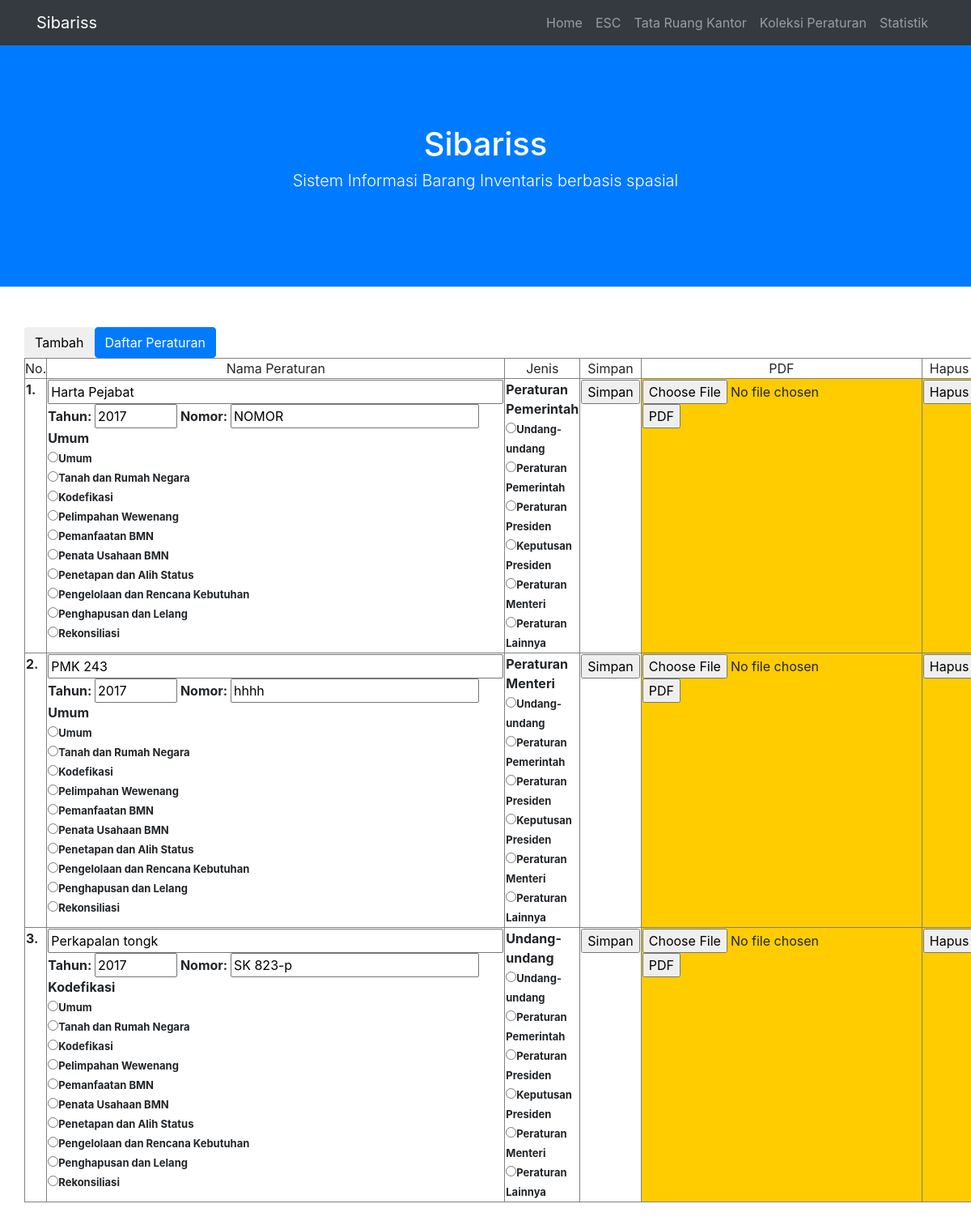
The page /ADMIN/index.php?SET=PERATURAN&MENU=SETTING&UNIT=deputi2 on the database its author committed.
### tables this page shows
CREATE TABLE `sesdep_aturan` (
  `ID` int(11) NOT NULL,
  `JENIS` varchar(222) NOT NULL,
  `TENTANG` varchar(222) NOT NULL,
  `NOMOR` varchar(222) NOT NULL,
  `TAHUN` varchar(222) NOT NULL,
  `DIKELUARKAN` varchar(222) NOT NULL,
  `HAK` varchar(222) NOT NULL,
  `PDF` varchar(222) NOT NULL,
  `TOPIK` varchar(222) NOT NULL
);

### ADMIN/PERATURAN/index.php (the view, shortened to what this page needs)
<?php
include_once "../koneksi/koneksi.php";
$MENU=$_GET['MENU'];
$SET=$_GET['SET'];
$HAK=$_GET['HAK'];
	$sql_cari="SELECT * FROM sesdep_aturan WHERE HAK<>'' ORDER BY ID DESC";
	$qry_cari = mysql_query($sql_cari, $konek)
				or die ("Gagal query");
	echo "
<form action=PERATURAN/add.php method=GET name=form1 target=_self>
				<input type='hidden' name=MENU value='$MENU'>
				<input type='hidden' name=SET value='$SET'>
				<input type='hidden' name=HAK value='DEPUTI2'>
<input type=submit class=btn btn-success value=Tambah></form>
";
?>
<a href="PERATURAN/pdf.php?UNIT=<?PHP echo $_GET['UNIT'];?>&MENU=<?php echo $_GET['MENU'];?>" class="btn btn-primary">Daftar Peraturan</a>
<?php
$no=1;
echo"
<table width='95%' border='1' align='center' cellpadding='0' cellspacing='0' bgcolor=#FFFFFF>
  <tr valign='top'>
    <td width='1' rowspan='2' align=center valign='middle'><font size=3>No.</td>
    <td align=center valign='middle'><font size=3>Nama Peraturan</td>
    <td align=center valign='middle'><font size=3>Jenis</td>
    <td align=center valign='middle'><font size=3>Simpan</td>
    <td align=center valign='middle'><font size=3>PDF</td>
    <td align=center valign='middle'><font size=3>Hapus</td>
  </tr>
  <tr valign='top'>
  </tr>
";
	while($data_cari=mysql_fetch_array($qry_cari)){
$PDF=$data_cari[PDF];
	if ($PDF=='') {$ARTI='HIDDEN';}else {;}
echo "<tr><form action=PERATURAN/aksi_data.php method=GET name=form1 target=_self>
<th align=center valign=top><TABLE WIDTH=1%><td align=center><font size=3>$no.</TABLE>
<th align=LEFT valign=top><TABLE WIDTH=><td align=LEFT>
	<input name=TENTANG type=text size=50 value='$data_cari[TENTANG]'><BR>
	Tahun: <input name=TAHUN type=text size=5 value='$data_cari[TAHUN]'> Nomor: <input name=NOMOR type=text size=25 value='$data_cari[NOMOR]'><BR>
	$data_cari[TOPIK]<BR><input name=TOPIK type=HIDDEN size=25 value='$data_cari[TOPIK]'>
	<input name=TOPIK type=RADIO value='Umum'><font size=2>Umum<br>
	<input name=TOPIK type=RADIO value='Tanah dan Rumah Negara'><font size=2>Tanah dan Rumah Negara<br>
	<input name=TOPIK type=RADIO value='Kodefikasi'><font size=2>Kodefikasi<br>
	<input name=TOPIK type=RADIO value='Pelimpahan Wewenang'><font size=2>Pelimpahan Wewenang<br>
	<input name=TOPIK type=RADIO value='Pemanfaatan BMN'><font size=2>Pemanfaatan BMN<br>
	<input name=TOPIK type=RADIO value='Penata Usahaan BMN'><font size=2>Penata Usahaan BMN<br>
	<input name=TOPIK type=RADIO value='Penetapan dan Alih Status'><font size=2>Penetapan dan Alih Status<br>
	<input name=TOPIK type=RADIO value='Pengelolaan dan Rencana Kebutuhan'><font size=2>Pengelolaan dan Rencana Kebutuhan<br>
	<input name=TOPIK type=RADIO value='Penghapusan dan Lelang'><font size=2>Penghapusan dan Lelang<br>
	<input name=TOPIK type=RADIO value='Rekonsiliasi'><font size=2>Rekonsiliasi<br>
	</table>
<th align=LEFT valign=top><TABLE WIDTH=><td align=LEFT>$data_cari[JENIS] <input name=JENIS type=HIDDEN size=25 value='$data_cari[JENIS]'><BR>
	<input name=JENIS type=RADIO value='Undang-undang'><font size=2>Undang-undang <br>
	<input name=JENIS type=RADIO value='Peraturan Pemerintah'><font size=2>Peraturan Pemerintah<br>
	<input name=JENIS type=RADIO value='Peraturan Presiden'><font size=2>Peraturan Presiden<br>
	<input name=JENIS type=RADIO value='Keputusan Presiden'><font size=2>Keputusan Presiden<br>
	<input name=JENIS type=RADIO value='Peraturan Menteri'><font size=2>Peraturan Menteri<br>
	<input name=JENIS type=RADIO value='Peraturan Lainnya'><font size=2>Peraturan Lainnya<br>
				<input type='hidden' name=MENU value='$MENU'>
				<input type='hidden' name=HAK value='$HAK'>
				<input type='hidden' name=SET value='$SET'>
				<input type='hidden' name=ID value='$data_cari[ID]'>
	</TABLE>
<th align=LEFT valign=top><TABLE WIDTH=><td align=LEFT>
	<input type=submit value=Simpan></form>
	</TABLE>
<th bgcolor=#FFCC00 align=center valign=top><TABLE WIDTH=><td align=LEFT>
			<form method=\"post\" action=\"PERATURAN/journal.php?ID=$data_cari[ID]&KODE=PDF&SET=$SET&MENU=$MENU&HAK=$HAK\" enctype=\"multipart/form-data\">
        <input type=\"FILE\" name='foto'>
		<input type=\"submit\" value=\"PDF\"></form><BR>
	<form action='PERATURAN/$data_cari[PDF]' method=GET name=form1 target=_self>
	<input type=$ARTI value=PDF></form>
	</TABLE>
<th bgcolor=#FFCC00 align=center valign=top><TABLE WIDTH=><td align=LEFT>
	<form action=PERATURAN/hapus.php method=get name=form1 target=_self>
	<input type='hidden' name=ID value='$data_cari[ID]'>
	<input type='hidden' name=SET value='$SET'>
	<input type='hidden' name=MENU value='$MENU'>
	<input type='hidden' name=HAK value='$HAK'>
	<input type='hidden' name=ESELON2 value='$hsl_address[ESELON2]'>
	<input type='hidden' name=TOPIK value='$data_cari[TOPIK]'>
	<input type=SUBmit value=Hapus></form>
	</TABLE>
";
$no++;
}
?>

### rows shown on the page
sesdep_aturan: TENTANG "Harta Pejabat", TAHUN "2017", NOMOR "NOMOR", TOPIK "Umum", JENIS "Peraturan Pemerintah"
sesdep_aturan: TENTANG "PMK 243", TAHUN "2017", NOMOR "hhhh", TOPIK "Umum", JENIS "Peraturan Menteri"
sesdep_aturan: TENTANG "Perkapalan tongk", TAHUN "2017", NOMOR "SK 823-p", TOPIK "Kodefikasi", JENIS "Undang-undang"
